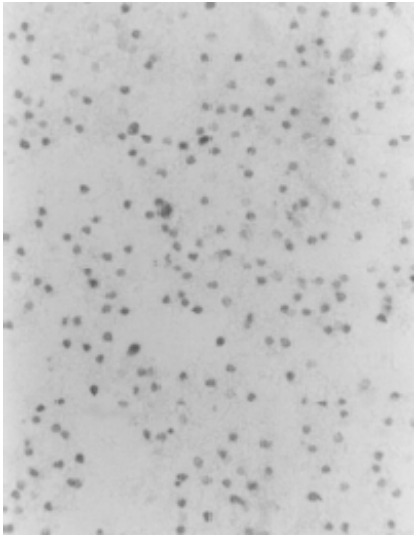
#> input picture celulas1.jpeg, 417 x 539 px; the run also reads 1 picture not shown here
$ python xd2.py
#> lines starting #> are read from the running program, lines starting #| are printed output that depends on the picture; after the words box and inside, x2 and y2 are one past the last pixel; in counts of white or black regions, pixels touching at a corner belong together
import cv2 as cv
import numpy as np
from matplotlib import pyplot as plt
def dead(inp,out):
    height, width = inp.shape
    for i in range(height):
        for j in range(width):
            if(a[i][j]<=190):
                out[i][j]=0

    cv.imshow('muertas',out)
def lives(inp,out):
    height, width = inp.shape
    for i in range(height):
        for j in range(width):
            if(a[i][j]>=190 ):
                out[i][j]=1

    cv.imshow('vivas',out)

a = cv.imread('celulas1.jpeg',0)
#> a is the input picture: shape (539, 417); min 89, max 255, mean 198.3
b = cv.imread('celulas2.jpeg',0)
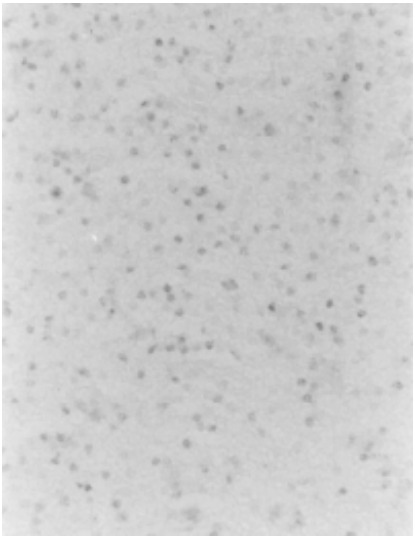
#> input picture celulas2.jpeg, 415 x 539 px
#> b is the input picture: shape (539, 415); min 131, max 255, mean 204.6
res = cv.imread('blank2.png', 0)
#> res: shape (539, 417); every value is 255
lives(a,res)
#> after the loop in lives, `for i in range(height):`:
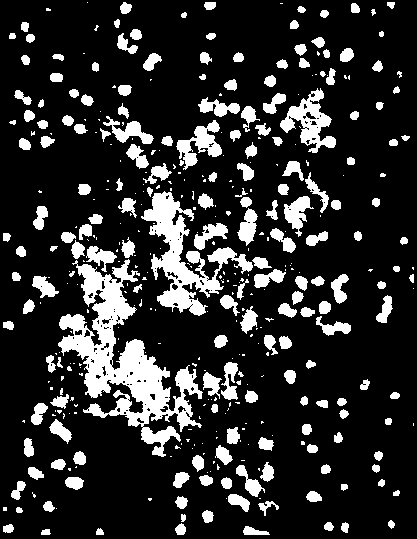
#> out: shape (539, 417); values 1 (black) and 255 (white), 17.6% white; 401 white regions (210 under 20 px), largest, box (x1, y1, x2, y2) and area: (58, 259, 203, 457) 9224, (141, 191, 253, 316) 4317, (280, 88, 336, 153) 1459


hist = cv.calcHist([a], [0], None, [256], [0, 256])
#> hist = 256 values, max 10943 at index 197, min 0 at index 0, mean 878
plt.plot(hist, color='gray' )
plt.xlabel('intensidad de iluminacion')
plt.ylabel('cantidad de pixeles')
plt.show()
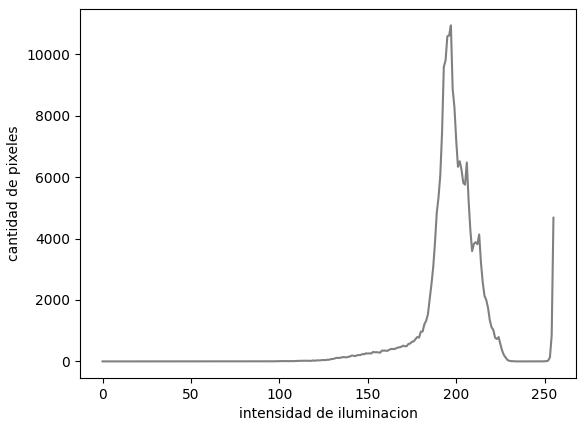
#> figure drawn by matplotlib, 1 panel; curve peaks at x = 197, y = 10943
